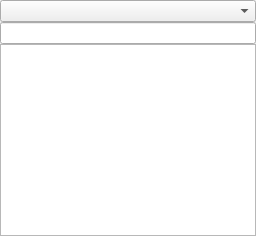
       <widget class="QWidget" name="tab_2">
        <property name="sizePolicy">
         <sizepolicy hsizetype="MinimumExpanding" vsizetype="Expanding">
          <horstretch>0</horstretch>
          <verstretch>0</verstretch>
         </sizepolicy>
        </property>
        <attribute name="title">
         <string>Browser</string>
        </attribute>
        <layout class="QVBoxLayout" name="verticalLayout_2">
         <property name="spacing">
          <number>0</number>
         </property>
         <property name="leftMargin">
          <number>0</number>
         </property>
         <property name="topMargin">
          <number>0</number>
         </property>
         <property name="rightMargin">
          <number>0</number>
         </property>
         <property name="bottomMargin">
          <number>0</number>
         </property>
         <item>
          <widget class="QComboBox" name="terrainFilterCombo">
           <property name="sizePolicy">
            <sizepolicy hsizetype="Minimum" vsizetype="Fixed">
             <horstretch>0</horstretch>
             <verstretch>0</verstretch>
            </sizepolicy>
           </property>
          </widget>
         </item>
         <item>
          <widget class="QLineEdit" name="filter"/>
         </item>
         <item>
          <widget class="ObjectBrowser" name="treeView">
           <property name="sizePolicy">
            <sizepolicy hsizetype="Minimum" vsizetype="Expanding">
             <horstretch>0</horstretch>
             <verstretch>0</verstretch>
            </sizepolicy>
           </property>
           <property name="mouseTracking">
            <bool>false</bool>
           </property>
           <property name="focusPolicy">
            <enum>Qt::ClickFocus</enum>
           </property>
           <property name="editTriggers">
            <set>QAbstractItemView::NoEditTriggers</set>
           </property>
           <property name="showDropIndicator" stdset="0">
            <bool>false</bool>
           </property>
           <property name="dragDropMode">
            <enum>QAbstractItemView::DragOnly</enum>
           </property>
           <property name="selectionBehavior">
            <enum>QAbstractItemView::SelectItems</enum>
           </property>
           <property name="iconSize">
            <size>
             <width>32</width>
             <height>32</height>
            </size>
           </property>
           <property name="indentation">
            <number>12</number>
           </property>
           <property name="sortingEnabled">
            <bool>true</bool>
           </property>
           <property name="headerHidden">
            <bool>true</bool>
           </property>
          </widget>
         </item>
        </layout>
       </widget>
